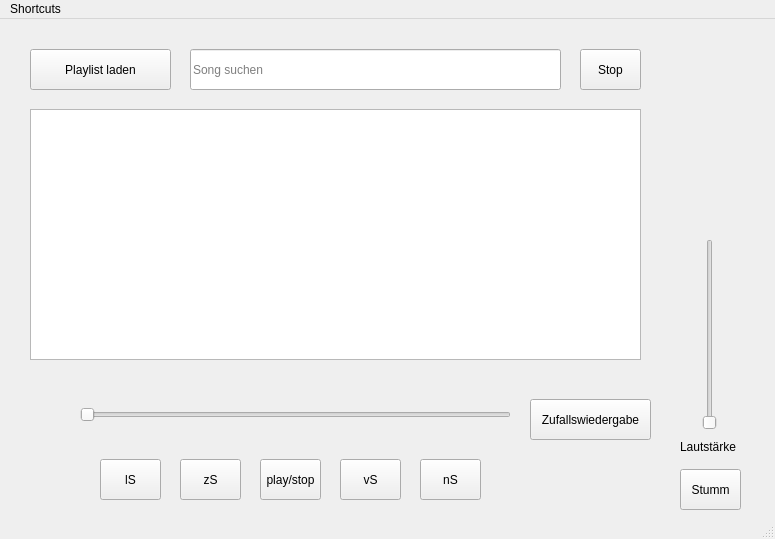
<?xml version="1.0" encoding="UTF-8"?>
<ui version="4.0">
 <class>MainWindow</class>
 <widget class="QMainWindow" name="MainWindow">
  <property name="geometry">
   <rect>
    <x>0</x>
    <y>0</y>
    <width>775</width>
    <height>539</height>
   </rect>
  </property>
  <property name="windowTitle">
   <string>MP3 - Player</string>
  </property>
  <widget class="QWidget" name="centralwidget">
   <widget class="QTableView" name="playlistTableView">
    <property name="enabled">
     <bool>true</bool>
    </property>
    <property name="geometry">
     <rect>
      <x>30</x>
      <y>90</y>
      <width>611</width>
      <height>251</height>
     </rect>
    </property>
    <property name="acceptDrops">
     <bool>true</bool>
    </property>
    <property name="sizeAdjustPolicy">
     <enum>QAbstractScrollArea::AdjustToContents</enum>
    </property>
    <property name="editTriggers">
     <set>QAbstractItemView::AnyKeyPressed|QAbstractItemView::DoubleClicked|QAbstractItemView::EditKeyPressed</set>
    </property>
    <property name="dragEnabled">
     <bool>true</bool>
    </property>
    <property name="dragDropOverwriteMode">
     <bool>false</bool>
    </property>
    <property name="dragDropMode">
     <enum>QAbstractItemView::InternalMove</enum>
    </property>
    <property name="defaultDropAction">
     <enum>Qt::MoveAction</enum>
    </property>
    <property name="alternatingRowColors">
     <bool>true</bool>
    </property>
    <property name="selectionMode">
     <enum>QAbstractItemView::SingleSelection</enum>
    </property>
    <property name="selectionBehavior">
     <enum>QAbstractItemView::SelectRows</enum>
    </property>
    <property name="textElideMode">
     <enum>Qt::ElideRight</enum>
    </property>
    <property name="gridStyle">
     <enum>Qt::NoPen</enum>
    </property>
    <property name="sortingEnabled">
     <bool>true</bool>
    </property>
    <attribute name="horizontalHeaderHighlightSections">
     <bool>false</bool>
    </attribute>
    <attribute name="horizontalHeaderShowSortIndicator" stdset="0">
     <bool>true</bool>
    </attribute>
    <attribute name="horizontalHeaderStretchLastSection">
     <bool>true</bool>
    </attribute>
   </widget>
   <widget class="QLineEdit" name="songSearchLineEdit">
    <property name="geometry">
     <rect>
      <x>190</x>
      <y>30</y>
      <width>371</width>
      <height>41</height>
     </rect>
    </property>
    <property name="placeholderText">
     <string>Song suchen</string>
    </property>
   </widget>
   <widget class="QSlider" name="songSlider">
    <property name="geometry">
     <rect>
      <x>80</x>
      <y>380</y>
      <width>431</width>
      <height>31</height>
     </rect>
    </property>
    <property name="orientation">
     <enum>Qt::Horizontal</enum>
    </property>
   </widget>
   <widget class="QToolButton" name="fastForwardButton">
    <property name="geometry">
     <rect>
      <x>340</x>
      <y>440</y>
      <width>61</width>
      <height>41</height>
     </rect>
    </property>
    <property name="toolTip">
     <string>Vorspulen</string>
    </property>
    <property name="text">
     <string>vS</string>
    </property>
    <property name="arrowType">
     <enum>Qt::NoArrow</enum>
    </property>
   </widget>
   <widget class="QToolButton" name="rewindButton">
    <property name="geometry">
     <rect>
      <x>180</x>
      <y>440</y>
      <width>61</width>
      <height>41</height>
     </rect>
    </property>
    <property name="toolTip">
     <string>Zurückspulen</string>
    </property>
    <property name="text">
     <string>zS</string>
    </property>
   </widget>
   <widget class="QToolButton" name="nextSongButton">
    <property name="geometry">
     <rect>
      <x>420</x>
      <y>440</y>
      <width>61</width>
      <height>41</height>
     </rect>
    </property>
    <property name="toolTip">
     <string>Nächster Song</string>
    </property>
    <property name="text">
     <string>nS</string>
    </property>
    <property name="arrowType">
     <enum>Qt::NoArrow</enum>
    </property>
   </widget>
   <widget class="QToolButton" name="lastSongButton">
    <property name="geometry">
     <rect>
      <x>100</x>
      <y>440</y>
      <width>61</width>
      <height>41</height>
     </rect>
    </property>
    <property name="toolTip">
     <string>Letzter Song</string>
    </property>
    <property name="text">
     <string>lS</string>
    </property>
    <property name="arrowType">
     <enum>Qt::NoArrow</enum>
    </property>
   </widget>
   <widget class="QToolButton" name="playStopButton">
    <property name="geometry">
     <rect>
      <x>260</x>
      <y>440</y>
      <width>61</width>
      <height>41</height>
     </rect>
    </property>
    <property name="toolTip">
     <string>Song wiedergeben</string>
    </property>
    <property name="text">
     <string>play/stop</string>
    </property>
    <property name="checkable">
     <bool>true</bool>
    </property>
   </widget>
   <widget class="QLabel" name="positionLabel">
    <property name="geometry">
     <rect>
      <x>80</x>
      <y>410</y>
      <width>58</width>
      <height>15</height>
     </rect>
    </property>
    <property name="text">
     <string/>
    </property>
   </widget>
   <widget class="QLabel" name="durationLabel">
    <property name="geometry">
     <rect>
      <x>480</x>
      <y>410</y>
      <width>31</width>
      <height>21</height>
     </rect>
    </property>
    <property name="text">
     <string/>
    </property>
   </widget>
   <widget class="QLabel" name="songNameLabel">
    <property name="geometry">
     <rect>
      <x>190</x>
      <y>370</y>
      <width>71</width>
      <height>16</height>
     </rect>
    </property>
    <property name="text">
     <string/>
    </property>
   </widget>
   <widget class="QLabel" name="interpretLabel">
    <property name="geometry">
     <rect>
      <x>350</x>
      <y>370</y>
      <width>71</width>
      <height>16</height>
     </rect>
    </property>
    <property name="text">
     <string/>
    </property>
   </widget>
   <widget class="QToolButton" name="stopButton">
    <property name="geometry">
     <rect>
      <x>580</x>
      <y>30</y>
      <width>61</width>
      <height>41</height>
     </rect>
    </property>
    <property name="toolTip">
     <string>Wiedergabe stoppen</string>
    </property>
    <property name="text">
     <string>Stop</string>
    </property>
   </widget>
   <widget class="QSlider" name="soundVolumeSlider">
    <property name="geometry">
     <rect>
      <x>700</x>
      <y>220</y>
      <width>20</width>
      <height>191</height>
     </rect>
    </property>
    <property name="orientation">
     <enum>Qt::Vertical</enum>
    </property>
   </widget>
   <widget class="QLabel" name="volumeLabel">
    <property name="geometry">
     <rect>
      <x>680</x>
      <y>420</y>
      <width>81</width>
      <height>16</height>
     </rect>
    </property>
    <property name="text">
     <string>Lautstärke</string>
    </property>
   </widget>
   <widget class="QToolButton" name="randomSongButton">
    <property name="geometry">
     <rect>
      <x>530</x>
      <y>380</y>
      <width>121</width>
      <height>41</height>
     </rect>
    </property>
    <property name="text">
     <string>Zufallswiedergabe</string>
    </property>
   </widget>
   <widget class="QToolButton" name="muteButton">
    <property name="geometry">
     <rect>
      <x>680</x>
      <y>450</y>
      <width>61</width>
      <height>41</height>
     </rect>
    </property>
    <property name="toolTip">
     <string>Stummschalten</string>
    </property>
    <property name="text">
     <string>Stumm</string>
    </property>
    <property name="checkable">
     <bool>true</bool>
    </property>
   </widget>
   <widget class="QPushButton" name="loadPlaylistButton">
    <property name="geometry">
     <rect>
      <x>30</x>
      <y>30</y>
      <width>141</width>
      <height>41</height>
     </rect>
    </property>
    <property name="text">
     <string>Playlist laden</string>
    </property>
   </widget>
  </widget>
  <widget class="QMenuBar" name="menubar">
   <property name="geometry">
    <rect>
     <x>0</x>
     <y>0</y>
     <width>775</width>
     <height>20</height>
    </rect>
   </property>
   <widget class="QMenu" name="menuInfo">
    <property name="title">
     <string>Shortcuts</string>
    </property>
    <addaction name="actionPlaylist_laden_Strg_O"/>
    <addaction name="actionZur_ckspulen_Vorspulen_Strg_Strg"/>
    <addaction name="actionLetzter_Song_N_chster_Song_Strg_L_Strg_N"/>
    <addaction name="actionWiedergabe_anhalten_fortsetzen_Leertaste"/>
   </widget>
   <addaction name="menuInfo"/>
  </widget>
  <widget class="QStatusBar" name="statusbar"/>
  <action name="actionPlaylist_laden_Strg_O">
   <property name="text">
    <string>Playlist laden (Strg + O)</string>
   </property>
  </action>
  <action name="actionZur_ckspulen_Vorspulen_Strg_Strg">
   <property name="text">
    <string>Zurückspulen / Vorspulen (Strg + &lt;- / Strg + -&gt;)</string>
   </property>
  </action>
  <action name="actionLetzter_Song_N_chster_Song_Strg_L_Strg_N">
   <property name="text">
    <string>Letzter Song / Nächster Song (Strg + L / Strg + N)</string>
   </property>
  </action>
  <action name="actionWiedergabe_anhalten_fortsetzen_Leertaste">
   <property name="text">
    <string>Wiedergabe anhalten / fortsetzen (Leertaste)</string>
   </property>
  </action>
 </widget>
 <resources/>
 <connections/>
</ui>
